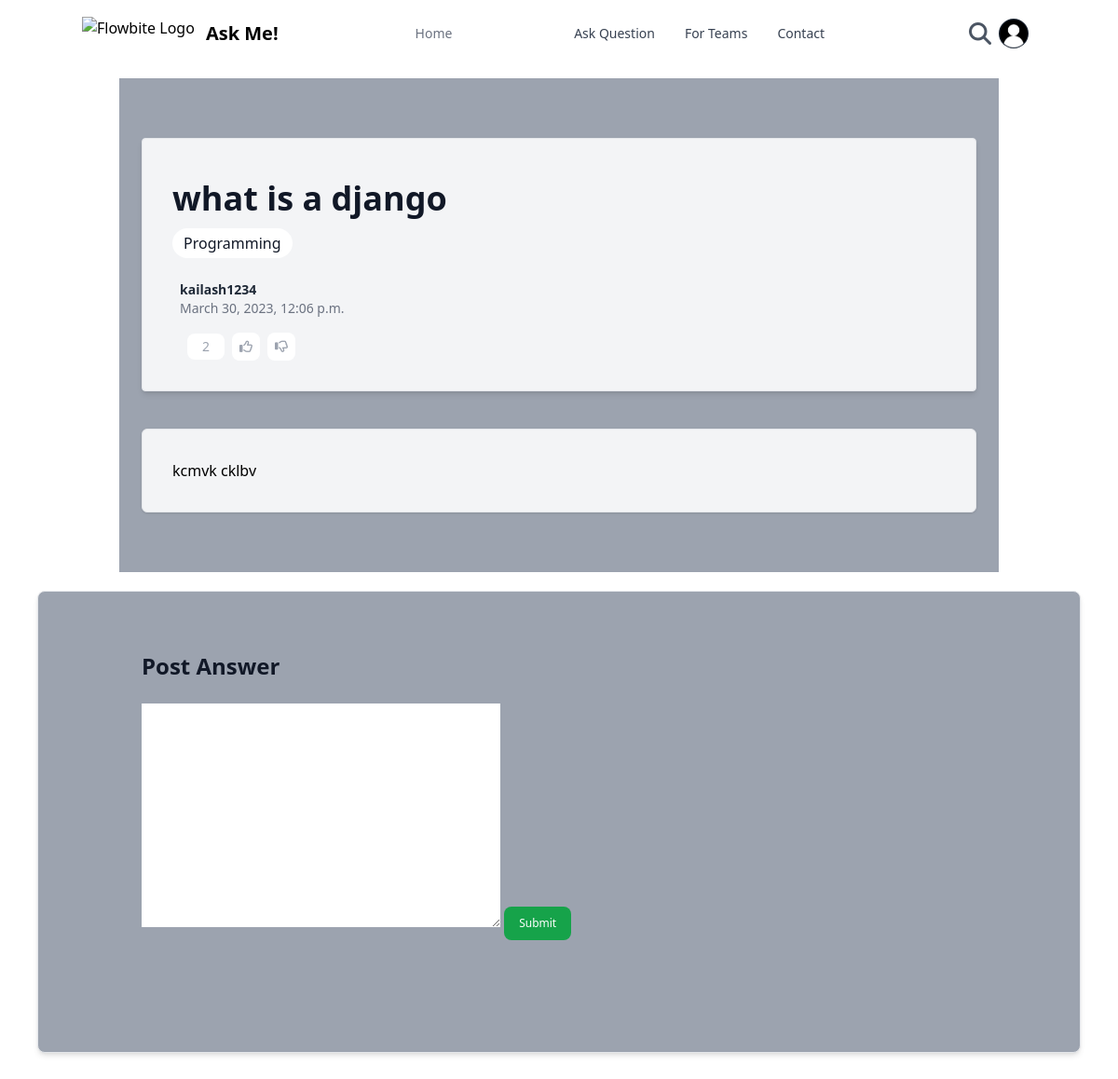
Page /question_ans/description_que/id=33/ (signed in) on the committed database.
### question_ans/models.py (models this page shows, shortened)
class Question(models.Model):
    que_id = models.AutoField(primary_key=True)
    user = models.ForeignKey(User, on_delete=models.CASCADE)
    title = models.CharField(max_length=500)
    tags = models.CharField(max_length=500,default="Programming")
    content = HTMLField()
    likes = models.IntegerField(default=0)
    date_created = models.DateTimeField(default=timezone.now)
    total_ans = models.IntegerField(default=0)
    total_views = models.IntegerField(default=0)

### question_ans/views.py (the view)
# urls.py: path("description_que/id=<int:id>/",views.que_desc,name="que_desc"),
def que_desc(request,id):
    que = Question.objects.filter(que_id=id)
    if(len(que) == 0):
         return redirect("/question_ans/question/")
    ques = que
    for q in que:
        que = q
    vis = que.total_views + 1
    ques.update(total_views=vis)
    tags = que.tags
    tags = tags.split(" ")
    answers = Answer.objects.filter(que_ans=que.que_id).order_by('-date_created')
    form = AnswerForm()
    params = {'form':form,'ques':que,'answer':answers,'tags':tags}
    return render(request,"qna/que_ans.html",params)

### question_ans/forms.py
class AnswerForm(forms.ModelForm):
    def __init__(self, *args, **kwargs):
        super().__init__(*args, **kwargs)
        for key, field in self.fields.items():
            field.label = ""
    class Meta:
        answer = forms.CharField(widget=TinyMCE(attrs={'cols':80, 'rows':30}),label='')
        model = Answer
        fields = ['answer']

### question_ans/templates/qna/que_ans.html (shortened to what this page needs)
{% extends 'temp.html' %}
{% load static %}
{% block questionpp %}text-white{% endblock questionpp %}
{% load humanize %}
{% block body %}
<article class="bg-gray-400 md:px-4 px-1 md:py-16 md:mx-32 mt-3 py-7 mx-auto max-w-7xl">
  <div class="max-w-full lg:max-w-4xl md:max-w-3xl mx-auto mb-10 md:p-8 p-2 text-left  shadow-md border rounded bg-gray-100 ">
    <h1 class="my-3 text-3xl font-bold leading-tight  text-gray-900 md:text-4xl" itemprop="headline" title="{{ques.title}}">
      {{ques.title}}
    </h1>
    <div class="flex mb-6 space-x-2">
      {% for tag in tags %}
      <a href="/question_ans/tag/{{tag}}" class="text-gray-900 bg-white rounded-2xl px-3 py-1 badge hover:bg-gray-200" >{{ tag }}</a>
      {% endfor %}
    </div>
      <div class="ml-2">
        <p class="text-sm  font-semibold  text-gray-800">
          {{ ques.user }}
        </p>
        <p class="text-sm  text-gray-500">{{ ques.date_created }}</p>
  <div class="flex items-center">
    <div class="items-center mt-4 mx-2 justify-center">
      <button
      class="inline-flex items-center py-1 px-4 text-sm font-medium text-center text-gray-400 bg-white rounded-lg hover:bg-gray-100 focus:ring-4 focus:outline-none focus:ring-gray-50"
      type="button">
      {{ques.likes}}
    </button>
    </div>
      <div id="likebtn" class="items-center">
        <div class="mt-4" id="{{ques.que_id}}like">
          <button onclick="doLikes({{ques.que_id}})"
                class="inline-flex items-center p-2 text-sm font-medium text-center text-gray-400 bg-white rounded-lg hover:bg-gray-100 focus:ring-4 focus:outline-none focus:ring-gray-50"
                type="button">
                <i class="fa-regular fa-thumbs-up"></i>
              </button>
        </div>
      </div>
      <div id="dislikebtn" class="items-center mx-2">
        <div class="mt-4" id="{{ques.que_id}}dislike">
          <button onclick="disLikes({{ques.que_id}})"
                class="inline-flex items-center p-2 text-sm font-medium text-center text-gray-400 bg-white rounded-lg hover:bg-gray-100 focus:ring-4 focus:outline-none focus:ring-gray-50"
                type="button" {% if ques.likes == 0 %}disabled{% endif %}>
                <i class="fa-regular fa-thumbs-down"></i>
              </button>
        </div>
      </div>
    </div>
      </div>
  </div>
  <div
    class="max-w-full lg:max-w-4xl  myclass md:max-w-3xl mx-auto box-border prose sm:prose-sm md:prose-lg lg:prose-xl md:p-8 p-2 rounded-md bg-gray-100  border shadow  ">
    {{ ques.content | safe }}
  </div>
</article>
<main
  class="pt-8 pb-16 mx-4 my-5 border rounded shadow-md lg:pt-16 lg:pb-24 md:mx-10  bg-gray-400 rounded-lg">
  <div class="flex justify-between max-w-screen-xl px-4 mx-auto">
    <article
      class="w-full max-w-full mx-auto lg:max-w-4xl md:max-w-3xl format format-sm sm:format-base lg:format-lg format-blue ">
      <section class="not-format">
        <div class="flex items-center justify-between mb-6">
          <h2 class="text-lg font-bold text-gray-900 lg:text-2xl">
            Post Answer
          </h2>
        </div>
        <form action="/question_ans/giveans/" method="post" class="mb-6">
          {{form}}
          <button type="submit"
            class="inline-flex mt-2 items-center py-2.5 px-4 text-xs font-medium text-center text-white bg-green-600 rounded-lg focus:ring-4 focus:ring-green-200 hover:bg-green-800 disabled:bg-green-400 disabled:hover:bg-green-700" {%if request.user.is_authenticated == False%}disabled{%endif%}>
            Submit
          </button>
        </form>
      </section>
    </article>
  </div>
</main>
{% endblock body %}

### templates/temp.html (style rules this page uses)
* { margin: 0px; padding: 0px; box-sizing: border-box; }

### rows in the picture
Question: title "what is a django", tags "Programming", user "kailash1234", date_created "March 30, 2023, 12:06 p.m.", likes "2", content "kcmvk cklbv"
